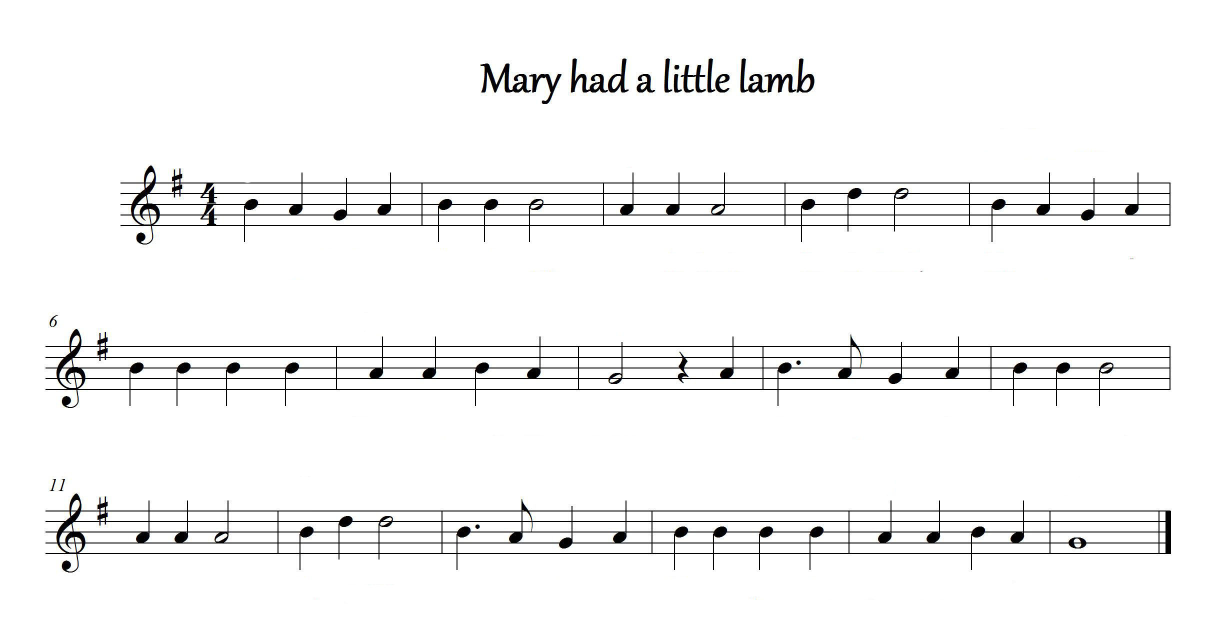
#> input picture Recognize/resource/music.jpg, 2456 x 1288 px (shown at 1/2 size)
$ python -i modules.py   (imports and definitions only)
#> lines starting #> are read from the running program, lines starting #| are printed output that depends on the picture; after the words box and inside, x2 and y2 are one past the last pixel; in counts of white or black regions, pixels touching at a corner belong together
#> further down, picture is the input picture: shape (1288, 2456, 3); mean B, G, R 245.2, 245.2, 245.2
### Recognize/functions.py
# functions.py
import cv2
import numpy as np

def weighted(value):
    standard = 10
    return int(value * (standard / 10))

def threshold(image):
    image = cv2.cvtColor(image, cv2.COLOR_BGR2GRAY)
    ret, image = cv2.threshold(image, 127, 255, cv2.THRESH_BINARY_INV | cv2.THRESH_OTSU)
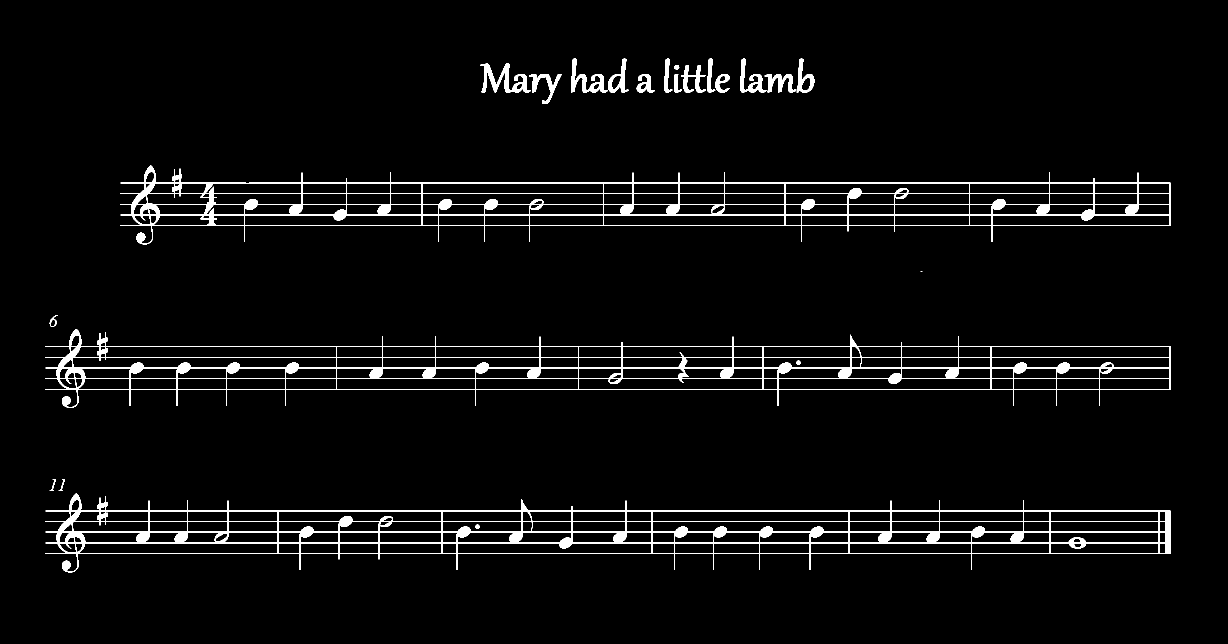
#> image: shape (1288, 2456) (shown at 1/2 size); 3.8% white; 23 white regions (1 under 20 px), largest, box (x1, y1, x2, y2) and area: (91, 987, 2342, 1145) 37051, (91, 658, 2341, 816) 35499, (241, 331, 2341, 489) 34226
#> ret = 130
    return image

# [49 lines left out: functions camera_threshold, closing, get_number, convert_to_sentence, not called in this run]

### Recognize/modules.py
# modules.py
import cv2
import numpy as np
import functions as fs

def remove_noise(image):
    image = fs.threshold(image)  # 이미지 이진화
    mask = np.zeros(image.shape, np.uint8)  # 보표 영역만 추출하기 위해 마스크 생성
    subimages = []  # subimage들을 저장할 리스트
    cnt, labels, stats, centroids = cv2.connectedComponentsWithStats(image)  # 레이블링
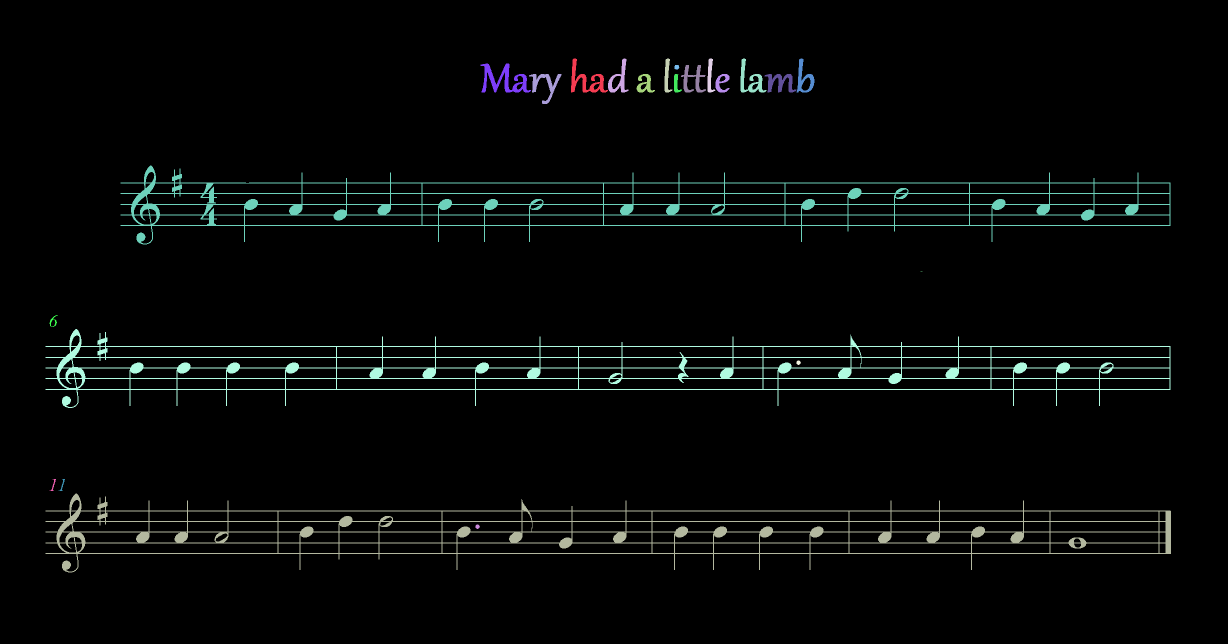
#> labels: shape (1288, 2456) int32 (shown at 1/2 size); 24 distinct labels, from 0 to 23; one colour per label, 0 black
#> cnt = 24; stats = 24 rows, first 6: [0, 0, 2456, 1288, 3043319], [1142, 117, 74, 68, 1594], [1216, 117, 41, 68, 984], [1329, 117, 16, 68, 532], [1415, 117, 16, 68, 532], [1481, 117, 52, 68, 1193]; centroids = 24 rows, first 8: [1229.1, 641.9], [1171.9, 161.3], [1237.5, 158.9], [1333.5, 151.5], [1419.4, 151.4], [1500.4, 160.6], [1607.9, 156.9], [1007.3, 159.8]
    for i in range(1, cnt):
        x, y, w, h, area = stats[i]
        if w > image.shape[1] * 0.5:  # 보표 영역에만
            cv2.rectangle(mask, (x, y, w, h), (255, 0, 0), -1)  # 사각형 그리기

            # 원본 이미지에서 사각형 영역 추출하여 subimages 리스트에 추가
            subimage =[x, y, w, h]
            subimages.append(subimage)
#> this loop made 23 passes
#> (x, y, w, h, area) on passes 1 to 12: (1142, 117, 74, 68, 1594), (1216, 117, 41, 68, 984), (1329, 117, 16, 68, 532), (1415, 117, 16, 68, 532), (1481, 117, 52, 68, 1193), (1593, 117, 36, 68, 963), (961, 127, 101, 58, 2186), (1349, 130, 10, 9, 74), (1362, 130, 50, 55, 1044), (1058, 148, 65, 60, 1139), (1273, 148, 37, 37, 662), (1348, 148, 16, 37, 300)
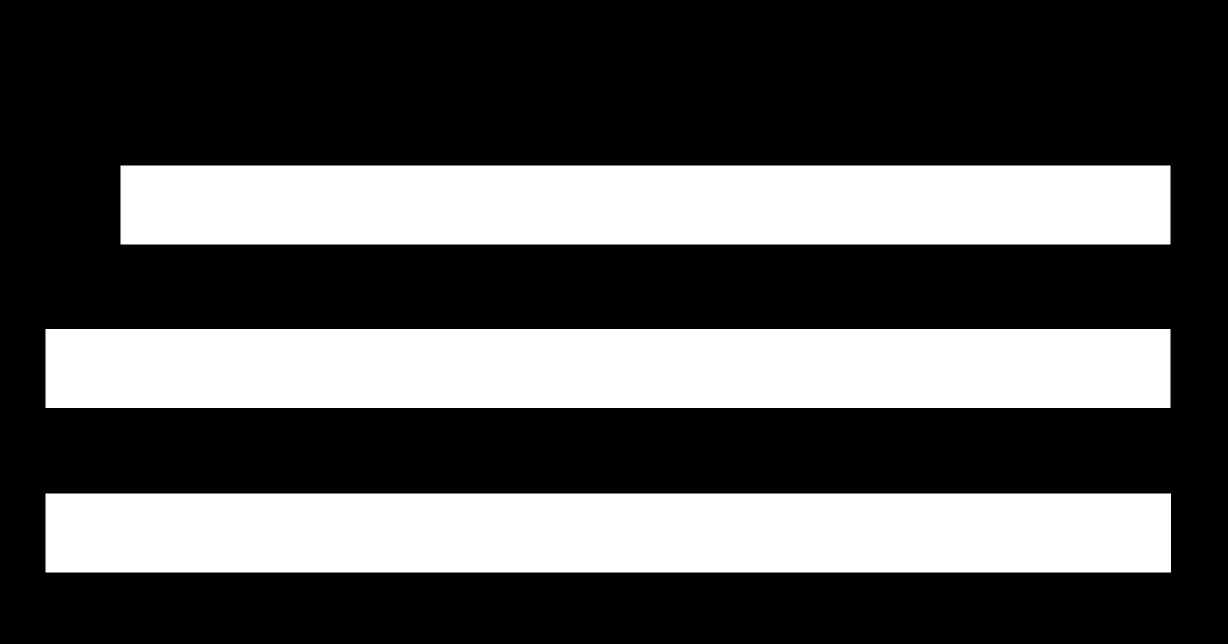
#> mask: shape (1288, 2456) (shown at 1/2 size); 33% white; 3 white regions, box (x1, y1, x2, y2) and area: (91, 987, 2342, 1145) 355658, (91, 658, 2341, 816) 355500, (241, 331, 2341, 489) 331800
#> after the loop, subimages = [[241, 331, 2100, 158], [91, 658, 2250, 158], [91, 987, 2251, 158]]

    masked_image = cv2.bitwise_and(image, mask)  # 보표 영역 추출
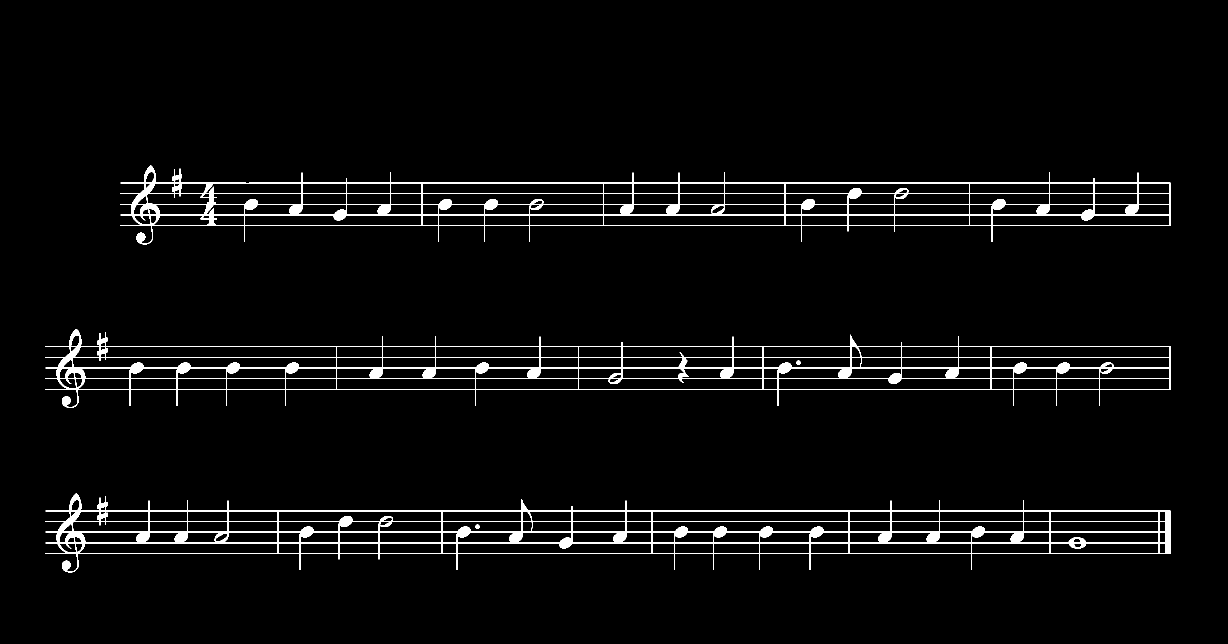
#> masked_image: shape (1288, 2456) (shown at 1/2 size); 3.4% white; 5 white regions, box (x1, y1, x2, y2) and area: (91, 987, 2342, 1145) 37051, (91, 658, 2341, 816) 35499, (241, 331, 2341, 489) 34226, (1593, 721, 1602, 730) 59, (951, 1049, 960, 1058) 59

    return masked_image, subimages

# [61 lines left out: functions camera_remove_noise, remove_staves, normalization, not called in this run]

>>> import cv2
>>> picture = cv2.imread('resource/music.jpg')
>>> result = remove_noise(picture)
